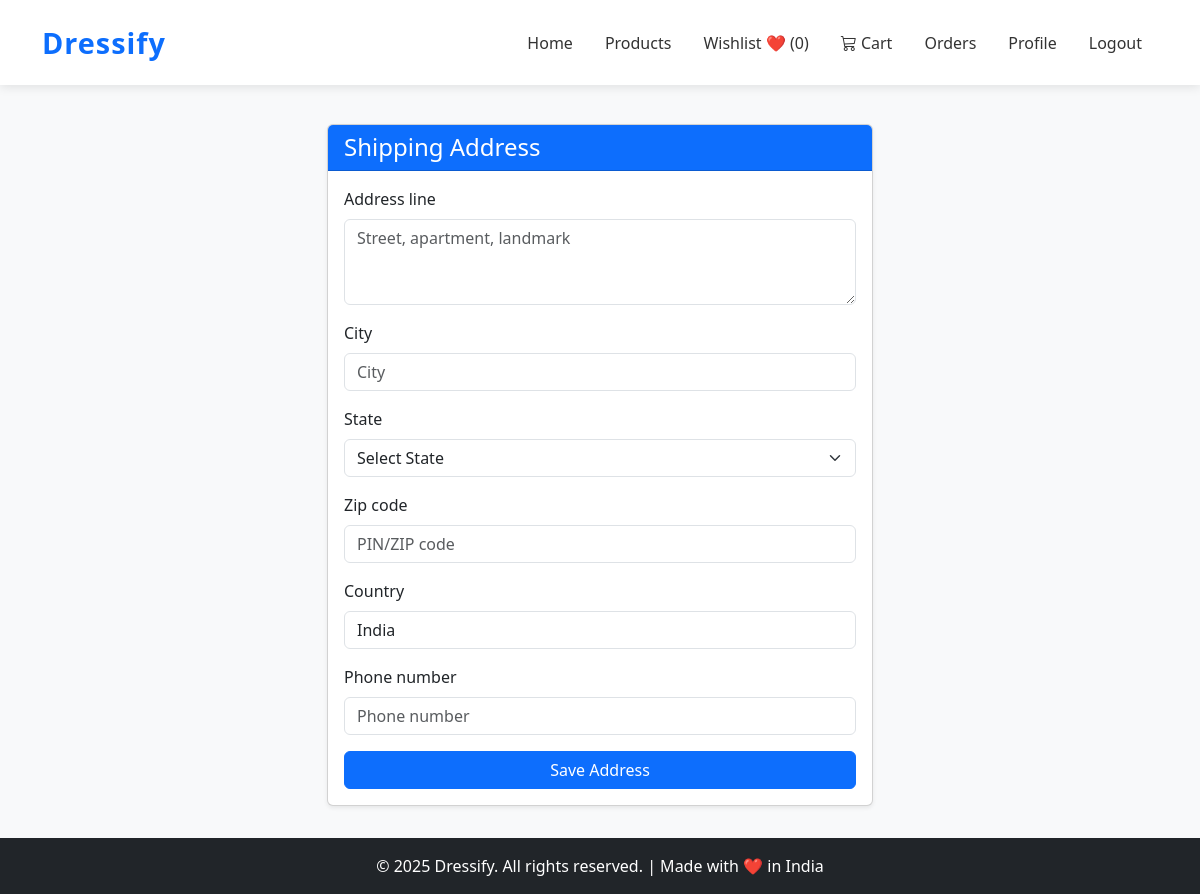
Page /address/ (signed in) on the earlier database version.
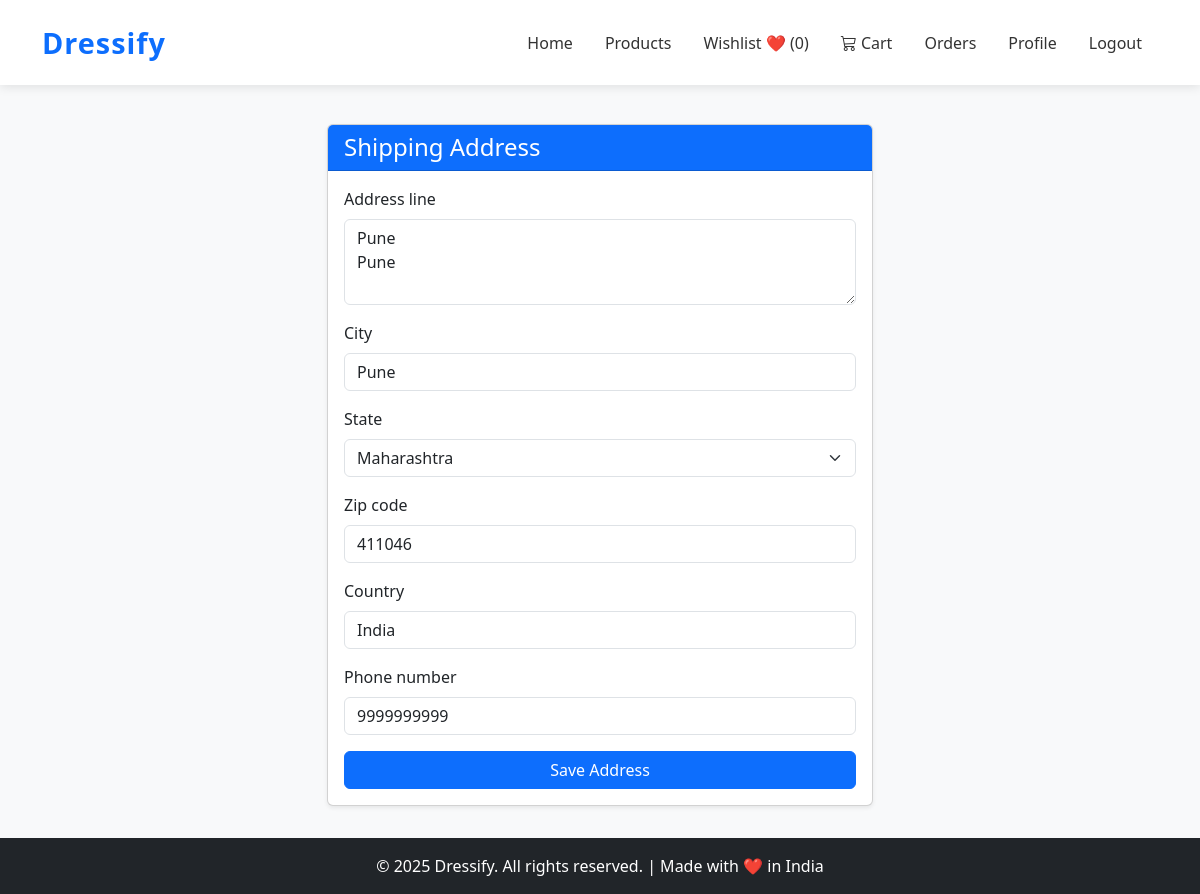
Same page on the later database version.
### Accounts/models.py (models this page shows, shortened)
class UserAddress(models.Model):
    user = models.OneToOneField(User, on_delete=models.CASCADE, related_name='address')
    address_line = models.TextField()
    city = models.CharField(max_length=120)
    state = models.CharField(max_length=120)
    zip_code = models.CharField(max_length=20)
    country = models.CharField(max_length=120, default='India')
    phone_number = models.CharField(max_length=20)
    created_at = models.DateTimeField(auto_now_add=True)
    updated_at = models.DateTimeField(auto_now=True)
    class Meta:
        ordering = ['-updated_at']

### Accounts/views.py (the view, shortened to what this page needs)
# urls.py: path('address/', AddressUpdateView.as_view(), name='address_update'),
class AddressUpdateView(LoginRequiredMixin, View):
    template_name = 'Accounts/address_form.html'
    def get_next_url(self, request):
        next_url = request.POST.get('next') or request.GET.get('next')
        if next_url and url_has_allowed_host_and_scheme(next_url, allowed_hosts={request.get_host()}):
            return next_url
        return None
    def get(self, request):
        address = getattr(request.user, 'address', None)
        form = UserAddressForm(instance=address)
        context = {
            'form': form,
            'next': self.get_next_url(request),
        }
        return render(request, self.template_name, context)

### Accounts/forms.py (shortened to what this page needs)
class UserAddressForm(forms.ModelForm):
    class Meta:
        model = UserAddress
        fields = [
            'address_line',
            'city',
            'state',
            'zip_code',
            'country',
            'phone_number',
        ]
        widgets = {
            'address_line': forms.Textarea(attrs={
                'class': 'form-control',
                'rows': 3,
                'placeholder': 'Street, apartment, landmark'
            }),
            'city': forms.TextInput(attrs={
                'class': 'form-control',
                'placeholder': 'City'
            }),
            'state': forms.Select(choices=STATE_CHOICES, attrs={
                'class': 'form-select'
            }),
            'zip_code': forms.TextInput(attrs={
                'class': 'form-control',
                'placeholder': 'PIN/ZIP code'
            }),
            'country': forms.TextInput(attrs={
                'class': 'form-control',
                'placeholder': 'Country'
            }),
            'phone_number': forms.TextInput(attrs={
                'class': 'form-control',
                'placeholder': 'Phone number'
            }),
        }

### Accounts/templates/Accounts/address_form.html (shortened to what this page needs)
{% extends 'base.html' %}
{% block content %}
<div class="container my-5">
    <div class="row justify-content-center">
        <div class="col-md-8 col-lg-6">
            <div class="card shadow-sm">
                <div class="card-header bg-primary text-white">
                    <h4 class="mb-0">Shipping Address</h4>
                </div>
                <div class="card-body">
                    <form method="post">
                        {% for field in form %}
                        <div class="mb-3">
                            <label class="form-label" for="{{ field.id_for_label }}">{{ field.label }}</label>
                            {{ field }}
                        </div>
                        {% endfor %}
                        <button type="submit" class="btn btn-primary w-100">Save Address</button>
                    </form>
                </div>
            </div>
        </div>
    </div>
</div>
{% endblock %}

Differences in the rows shown:
added UserAddress: form "Pune Pune" "Pune" "Maharashtra" "411046" "India" "9999999999"
Other differences:
list line gone: "Select State"
list line gone: "India"
